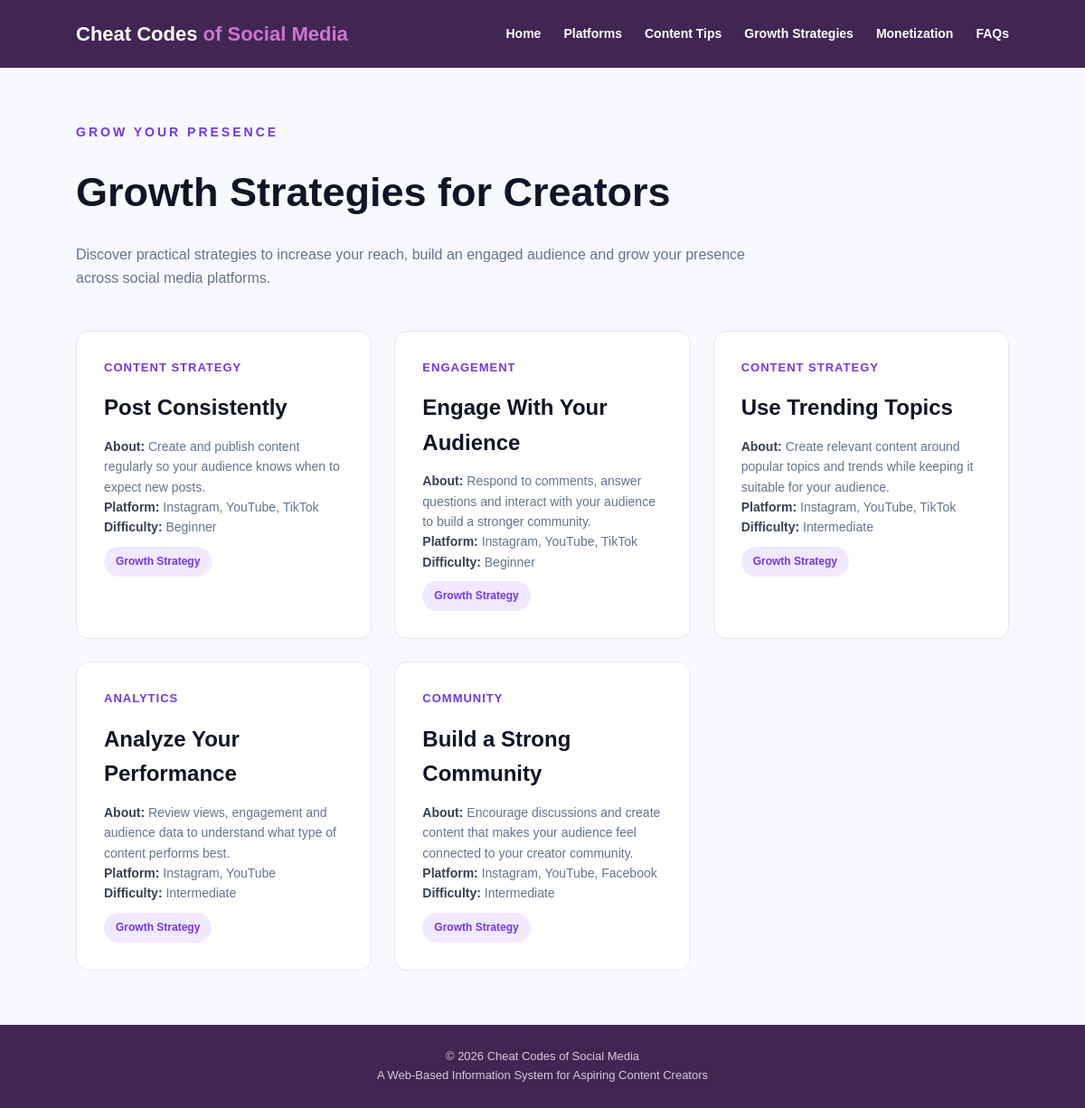
The app's page /pages/growth_strategies.php with its own data.
### tables this page shows
CREATE TABLE `growth_strategies` (
  `strategy_id` int(11) NOT NULL,
  `category` varchar(100) NOT NULL,
  `strategy_name` varchar(150) NOT NULL,
  `description` text NOT NULL,
  `platform` varchar(255) NOT NULL,
  `difficulty_level` varchar(50) NOT NULL,
  `source` varchar(255) NOT NULL,
  `last_updated` date NOT NULL
);

### pages/growth_strategies.php (the view, shortened to what this page needs)
<?php
require_once "../config/database.php";
$sql = "SELECT * FROM growth_strategies ORDER BY strategy_id";
$result = mysqli_query($conn, $sql);
?>
<!DOCTYPE html>
<html lang="en">
<head>
    <link rel="stylesheet" href="../css/style.css">
</head>
<body>
    <header class="navbar">
        <div class="logo">
            Cheat Codes <span>of Social Media</span>
        </div>
        <nav class="nav-links">
            <a href="../index.php">Home</a>
            <a href="platforms.php">Platforms</a>
            <a href="creator_tips.php">Content Tips</a>
            <a href="growth_strategies.php">Growth Strategies</a>
            <a href="monetization.php">Monetization</a>
            <a href="faqs.php">FAQs</a>
        </nav>
    </header>
    <main class="growth-page">
        <div class="growth-intro">
            <div class="eyebrow">
                GROW YOUR PRESENCE
            </div>
            <h1>
                Growth Strategies for Creators
            </h1>
            <p>
                Discover practical strategies to increase your reach,
                build an engaged audience and grow your presence across
                social media platforms.
            </p>
        </div>
        <div class="growth-grid">
            <?php while ($row = mysqli_fetch_assoc($result)) { ?>
                <div class="growth-card">
                    <div class="category">
                        <?php echo htmlspecialchars($row['category']); ?>
                    </div>
                    <h2>
                        <?php echo htmlspecialchars($row['strategy_name']); ?>
                    </h2>
                    <p>
                        <strong>About:</strong>
                        <?php echo htmlspecialchars($row['description']); ?>
                    </p>
                    <p>
                        <strong>Platform:</strong>
                        <?php echo htmlspecialchars($row['platform']); ?>
                    </p>
                    <p>
                        <strong>Difficulty:</strong>
                        <?php echo htmlspecialchars($row['difficulty_level']); ?>
                    </p>
                    <span class="growth-tag">
                        Growth Strategy
                    </span>
                </div>
            <?php } ?>
        </div>
    </main>
    <footer>
        <p>
            © 2026 Cheat Codes of Social Media
        </p>
        <p>
            A Web-Based Information System for Aspiring Content Creators
        </p>
    </footer>
</body>
</html>

### css/style.css (style rules this page uses)
* { margin: 0; padding: 0; box-sizing: border-box; }
body { font-family: Arial, sans-serif; background: #ffffff; color: #412653; line-height: 1.6; }
.navbar { height: 75px; background: #412653; display: flex; align-items: center; justify-content: space-between; padding: 0 7%; box-shadow: 0 3px 15px rgba(65, 38, 83, 0.18); }
.logo { font-size: 22px; font-weight: bold; color: #ffffff; }
.logo span { color: #D174D2; }
.nav-links { display: flex; gap: 25px; }
.nav-links a { text-decoration: none; color: #ffffff; font-size: 14px; font-weight: 600; transition: 0.2s; }
footer { text-align: center; padding: 25px; background: #412653; color: #d9c9dd; font-size: 13px; }

### pages/growth_strategies.php (style rules this page uses)
.growth-page { background: #f8f8ff; min-height: 80vh; padding: 60px 7%; }
.growth-intro { max-width: 750px; margin-bottom: 45px; }
.growth-intro .eyebrow { color: #7138e8; font-weight: bold; letter-spacing: 3px; font-size: 14px; }
.growth-intro h1 { font-size: 45px; margin: 20px 0; color: #101426; }
.growth-intro p { color: #64748b; font-size: 16px; }
.growth-grid { display: grid; grid-template-columns: repeat(3, 1fr); gap: 25px; }
.growth-card { background: white; border: 1px solid #e5e7eb; border-radius: 14px; padding: 30px; transition: 0.3s; }
.growth-card .category { color: #7138e8; font-weight: bold; letter-spacing: 1px; font-size: 13px; text-transform: uppercase; }
.growth-card h2 { margin: 15px 0 12px; color: #101426; }
.growth-card p { color: #64748b; font-size: 14px; line-height: 1.6; }
.growth-card strong { color: #374151; }
.growth-tag { display: inline-block; margin-top: 10px; padding: 7px 13px; background: #f0e9ff; color: #7138e8; border-radius: 20px; font-size: 12px; font-weight: bold; }

### records on screen
growth_strategies: category "CONTENT STRATEGY", strategy_name "Post Consistently", description "Create and publish content regularly so your audience knows when to expect new posts.", platform "Instagram, YouTube, TikTok", difficulty_level "Beginner"
growth_strategies: category "ENGAGEMENT", strategy_name "Engage With Your Audience", description "Respond to comments, answer questions and interact with your audience to build a stronger community.", platform "Instagram, YouTube, TikTok", difficulty_level "Beginner"
growth_strategies: category "CONTENT STRATEGY", strategy_name "Use Trending Topics", description "Create relevant content around popular topics and trends while keeping it suitable for your audience.", platform "Instagram, YouTube, TikTok", difficulty_level "Intermediate"
growth_strategies: category "ANALYTICS", strategy_name "Analyze Your Performance", description "Review views, engagement and audience data to understand what type of content performs best.", platform "Instagram, YouTube", difficulty_level "Intermediate"
growth_strategies: category "COMMUNITY", strategy_name "Build a Strong Community", description "Encourage discussions and create content that makes your audience feel connected to your creator community.", platform "Instagram, YouTube, Facebook", difficulty_level "Intermediate"
